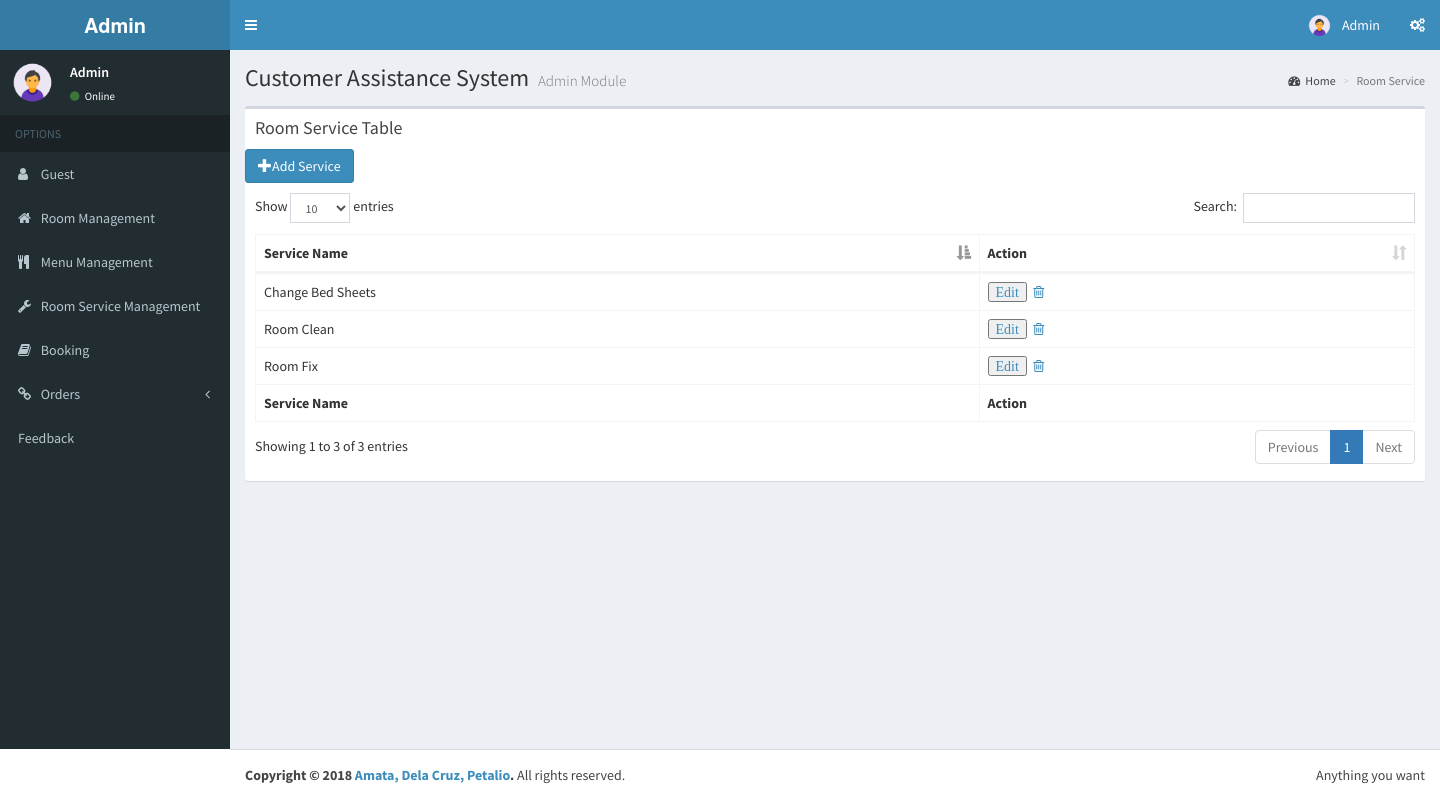
/room_service.php (signed in), run on the app's committed database.
### tables this page shows
CREATE TABLE `product` (
  `product_ID` varchar(45) NOT NULL,
  `product_name` varchar(255) NOT NULL,
  `product_type` varchar(45) NOT NULL,
  `Availability` tinyint(1) NOT NULL
);

### room_service.php (the view, shortened to what this page needs)
<?php
include 'backend/PHPtoMySQL.php';
?>
<!DOCTYPE html>
<html>
<head>
  <link rel="stylesheet" href="assets/css/bootstrap.min.css">
  <link rel="stylesheet" href="https://cdnjs.cloudflare.com/ajax/libs/font-awesome/4.5.0/css/font-awesome.min.css">
  <link rel="stylesheet" href="https://cdnjs.cloudflare.com/ajax/libs/ionicons/2.0.1/css/ionicons.min.css">
  <link rel="stylesheet" href="assets/dist/css/AdminLTE.min.css">
  <link rel="stylesheet" href="assets/dist/css/skins/skin-blue.min.css">
  <link href="https://gitcdn.github.io/bootstrap-toggle/2.2.2/css/bootstrap-toggle.min.css" rel="stylesheet">
  <link rel="stylesheet" href="assets/plugins/datatables/dataTables.bootstrap.css">
</head>
<body class="hold-transition skin-blue sidebar-mini" data-spy="scroll" data-target=".navbar" data-offset="50">
<div class="wrapper">
  <header class="main-header">
    <a href="home.php" class="logo">
      <span class="logo-lg"><b>Admin</b> </span>
    </a>
    <nav class="navbar navbar-static-top" role="navigation">
      <a href="#" class="sidebar-toggle" data-toggle="offcanvas" role="button">
      </a>
      <div class="navbar-custom-menu">
        <ul class="nav navbar-nav">
          <li class="dropdown user user-menu">
            <a href="#" class="dropdown-toggle" data-toggle="dropdown">
              <img src="assets/dist/img/admin.png" class="user-image" alt="User Image">
              <span class="hidden-xs">Admin</span>
            </a>
          </li>
          <li>
            <a href="#" data-toggle="control-sidebar"><i class="fa fa-gears"></i></a>
          </li>
        </ul>
      </div>
    </nav>
  </header>
  <aside class="main-sidebar">
    <section class="sidebar">
      <div class="user-panel">
        <div class="pull-left image">
          <img src="assets/dist/img/admin.png" class="img-circle" alt="User Image">
        </div>
        <div class="pull-left info">
          <p>Admin</p>
          <a href="#"><i class="fa fa-circle text-success"></i> Online</a>
        </div>
      </div>
      <ul class="sidebar-menu">
        <li class="header">OPTIONS</li>
        <li><a href="guest.php"><i class="fa fa fa-user"></i> <span>Guest</span></a></li>
        <li><a href="room.php"><i class="fa fa-home"></i> <span>Room Management</span></a></li>
        <li><a href="menu.php"><i class="fa fa fa-cutlery"></i> <span>Menu Management</span></a></li>
        <li><a href="room_service.php"><i class="fa fa fa-wrench"></i> <span>Room Service Management</span></a></li>
        <li><a href="booking.php"><i class="fa fa fa-book"></i> <span>Booking</span></a></li>
        <li class="treeview">
          <a href="#"><i class="fa fa-link"></i> <span>Orders</span>
            <span class="pull-right-container">
              <i class="fa fa-angle-left pull-right"></i>
            </span>
          </a>
        </li>
        <li><a href="feedback.php"><i class="ion ion-stats-bars"></i> <span>Feedback</span></a></li>
      </ul>
     </section>
  </aside>
  <div class="content-wrapper">
    <section class="content-header">
      <h1>
        Customer Assistance System
        <small>Admin Module</small>
      </h1>
      <ol class="breadcrumb">
        <li><a href="#"><i class="fa fa-dashboard"></i>Home</a></li>
        <li class="active">Room Service</li>
      </ol>
    </section>
    <section class="content">
      <div class="box">
        <div class="box-header">
          <h3 class="box-title">Room Service Table</h3>
        </div>
            <a href="#" id="btnAddroom" type="button" class="btn btn-small btn-primary dropdown-toggle" data-toggle="modal" data-target="#myModalAdd">
              <i class="glyphicon glyphicon-plus"></i>Add Service
          </a>
         <div class="box-body">
              <table id="example1" class="table table-bordered table-hover">
                <thead>
                <tr>
                  <th>Service Name</th>
                  <th>Action</th>
                </tr>
                </thead>
                <tbody>
                  <?php
                    $sql = "SELECT p.product_ID, p.product_name FROM product p, room_service rc WHERE p.product_ID = rc.product_ID AND p.product_type = \"room_service\";";
                    $result = mysqli_query($conn, $sql);
                    if (mysqli_num_rows($result) > 0) {
      while($row = mysqli_fetch_assoc($result)) {
                         $service_ID = $row['product_ID'];
                         $service_name = $row['product_name'];
                      echo "<tr>";
          if(isset($_POST['submit'])){
                      if($_POST['id'] == $service_ID){
                            echo "<form method=\"post\" action=\"backend/room_service/room_service_edit.php\" enctype=\"multipart/form-data\">";
                            echo "<td><input type=\"text\" placeholder=\"".$service_name."\" id=\"service_name\" name=\"service_name\"></td>";
                            echo "<td><form action=\"\" method=\"post\">
                            <input type=\"hidden\" value=".$service_ID." name=\"id\">
                            <input type=\"submit\" value=\"Save\" name=\"Save\"\></form></td>";
                      }
                        else{
                        echo "<td>" . $service_name. "</td>";
                        echo "<td>
                        <form action=\"\" method=\"post\">
                                      <input type=\"hidden\" value=".$service_ID." name=\"id\">
                                      <a> <input type=\"submit\" class=\"fa fa-edit\" value=\"Edit\" name=\"submit\"\>
                                      </a>
                                      ";
                                        echo"
                                      <a  class = \"fa fa-fw fa-trash-o\" href=\"backend/room_service/room_service_delete.php?id=".$service_ID."\" onclick=\"return confirm('Confirm Delete');\"></a>
                                   </form>
                            </td>";
                         }
          }
          else{
            echo "<td>".$service_name."</td>";
            echo "<td><form action=\"\" method=\"post\">
                                      <input type=\"hidden\" value=".$service_ID." name=\"id\">
                                      <a> <input type=\"submit\" class=\"fa fa-edit\" value=\"Edit\" name=\"submit\"\>
                                      </a>";
                                        echo"
                                      <a class = \"fa fa-fw fa-trash-o\" href=\"backend/room_service/room_service_delete.php?id=".$service_ID."\" onclick=\"return confirm('Confirm Delete');\"></a>
                                   </form>
                            </td>";
          }
          echo "</tr>";
    }
  }
               else {
                    echo "0 results";
                }
                  ?>
                </tbody>
                <tfoot>
                <th>Service Name</th>
                  <th>Action</th>
                </tfoot>
        </table>
      </div>
   </section>
  </div>
              </div>
  <footer class="main-footer">
    <div class="pull-right hidden-xs">
      Anything you want
    </div>
    <strong>Copyright &copy; 2018 <a href="#">Amata, Dela Cruz, Petalio</a>.</strong> All rights reserved.
   </footer>
</body>
</html>

### data on the page
product: product_name "Room Fix"
product: product_name "Room Clean"
product: product_name "Change Bed Sheets"
